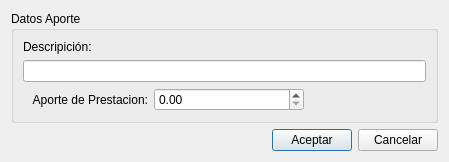
<?xml version="1.0" encoding="UTF-8"?>
<ui version="4.0">
 <class>aporteFaovInsertDialog</class>
 <widget class="QDialog" name="aporteFaovInsertDialog">
  <property name="windowModality">
   <enum>Qt::WindowModal</enum>
  </property>
  <property name="geometry">
   <rect>
    <x>0</x>
    <y>0</y>
    <width>449</width>
    <height>157</height>
   </rect>
  </property>
  <property name="windowTitle">
   <string>Dialog</string>
  </property>
  <property name="modal">
   <bool>true</bool>
  </property>
  <layout class="QGridLayout" name="gridLayout">
   <item row="1" column="0">
    <layout class="QHBoxLayout" name="horizontalLayout_2">
     <item>
      <spacer name="horizontalSpacer">
       <property name="orientation">
        <enum>Qt::Horizontal</enum>
       </property>
       <property name="sizeHint" stdset="0">
        <size>
         <width>40</width>
         <height>20</height>
        </size>
       </property>
      </spacer>
     </item>
     <item>
      <widget class="QPushButton" name="aceptarPushButton">
       <property name="text">
        <string>Aceptar</string>
       </property>
      </widget>
     </item>
     <item>
      <widget class="QPushButton" name="cancelarPushButton">
       <property name="text">
        <string>Cancelar</string>
       </property>
      </widget>
     </item>
    </layout>
   </item>
   <item row="0" column="0">
    <widget class="QGroupBox" name="groupBox">
     <property name="title">
      <string>Datos Aporte</string>
     </property>
     <layout class="QVBoxLayout" name="verticalLayout">
      <item>
       <widget class="QLabel" name="label">
        <property name="text">
         <string>Descripición: </string>
        </property>
       </widget>
      </item>
      <item>
       <widget class="QLineEdit" name="descripcionLineEdit">
        <property name="minimumSize">
         <size>
          <width>250</width>
          <height>0</height>
         </size>
        </property>
       </widget>
      </item>
      <item>
       <layout class="QHBoxLayout" name="horizontalLayout_9">
        <item>
         <widget class="QLabel" name="label_22">
          <property name="text">
           <string>   Aporte de Prestacion:</string>
          </property>
          <property name="alignment">
           <set>Qt::AlignRight|Qt::AlignTrailing|Qt::AlignVCenter</set>
          </property>
         </widget>
        </item>
        <item>
         <widget class="QDoubleSpinBox" name="aporteEmpDoubleSpinBox">
          <property name="minimumSize">
           <size>
            <width>150</width>
            <height>0</height>
           </size>
          </property>
          <property name="maximum">
           <double>999999.000000000000000</double>
          </property>
         </widget>
        </item>
        <item>
         <spacer name="horizontalSpacer_2">
          <property name="orientation">
           <enum>Qt::Horizontal</enum>
          </property>
          <property name="sizeHint" stdset="0">
           <size>
            <width>40</width>
            <height>20</height>
           </size>
          </property>
         </spacer>
        </item>
       </layout>
      </item>
      <item>
       <layout class="QHBoxLayout" name="horizontalLayout_10"/>
      </item>
     </layout>
    </widget>
   </item>
  </layout>
 </widget>
 <tabstops>
  <tabstop>descripcionLineEdit</tabstop>
  <tabstop>aporteEmpDoubleSpinBox</tabstop>
  <tabstop>aceptarPushButton</tabstop>
  <tabstop>cancelarPushButton</tabstop>
 </tabstops>
 <resources/>
 <connections/>
</ui>
